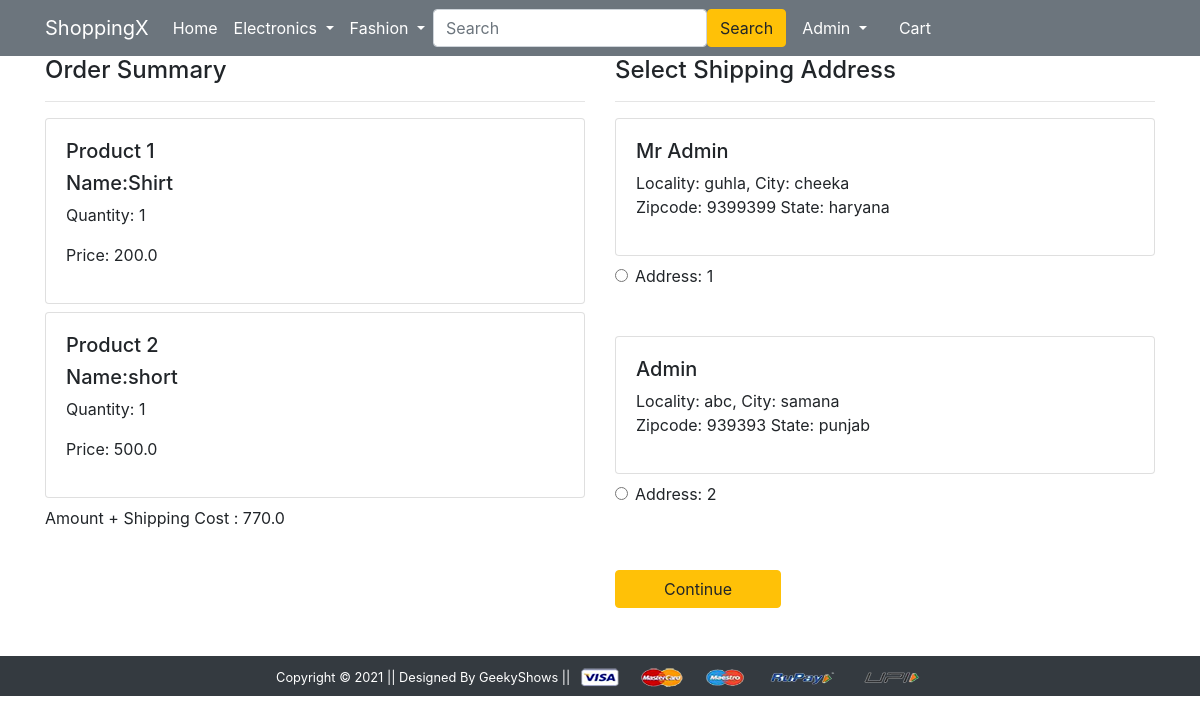
Screenshot of /checkout/ (signed in) with the database file from the repository.
### app/models.py (models this page shows, shortened)
class Cart(models.Model):
    user = models.ForeignKey(User,on_delete=models.CASCADE)
    userid = models.PositiveIntegerField(null=False)
    product = models.ForeignKey(Product,on_delete=models.CASCADE)
    quantity = models.PositiveIntegerField(default=1)

class Product(models.Model):
    title = models.CharField(max_length=100)
    selling_price = models.FloatField()
    discounted_price = models.FloatField()
    description = models.TextField()
    brand = models.CharField(max_length=100)
    category = models.CharField(choices=CATEGORY_CHOICES,max_length=2)
    product_image = models.ImageField(upload_to='productImage')

class Customer(models.Model):
    user = models.ForeignKey(User,on_delete=models.CASCADE)
    name = models.CharField(max_length=200)
    locality = models.CharField(max_length=200)
    city = models.CharField(max_length=50)
    zipcode = models.IntegerField()
    state = models.CharField(choices=STATE_CHOICES,max_length=50)

### app/views.py (the view)
# urls.py: path('checkout/', views.checkout, name='checkout'),
def checkout(request):
    customer = Customer.objects.filter(user=request.user)
    products = Cart.objects.filter(user=request.user)
    tempamount = 0.0
    totalamount = 0.0
    if products:
        for i in products:
            tempamount=(i.quantity * i.product.discounted_price)
            totalamount += tempamount
    totalamount += 70
    return render(request, 'app/checkout.html',{'customer':customer,'products':products,'totalamount':totalamount})

### app/templates/app/checkout.html
{% extends 'app/base.html' %} {% load static %} {% block title %}Buy Now{% endblock title %} {% block main-content %}
<div class="container">
    <div class="row ">
        <div class="col-6 ">
            <h4>Order Summary</h4>
            <hr>{% for i in products %}
            <div class="card mb-2 ">
                <div class="card-body">
                    <h5>Product {{forloop.counter}}</h5>
                    <h5> Name:{{i.product.title}}</h5>
                    <p>Quantity: {{i.quantity}}</p>
                    <p class="fw-bold">Price: {{i.product.discounted_price}}</p>
                </div>
            </div> {% endfor %}
            <p class="">Amount + Shipping Cost : {{totalamount}}</p>
        </div>
        <div class="col-6">
            <h4>Select Shipping Address</h4>
            <hr>
            <form action="/payment_done">
                {% for i in customer %}
                <div class="card">
                    <div class="card-body">
                        <h5 class="text-capitalize">{{i.name}}</h5>
                        <p>Locality: {{i.locality}}, City: {{i.city}} <br> Zipcode: {{i.zipcode}} State: {{i.state}} <br>
                        </p>
                    </div>
                </div>
                <div class="form-check mt-2 mb-5">
                    <input class="form-check-input" type="radio" id="custid{{forloop.counter}}" name="custid" value="{{i.id}}">
                    <label class="form-check-label fw-bold" for="">
                    Address: {{forloop.counter}} </label>
                </div>{% endfor %}
                <div class="text-end">
                    <button type="submit" class="btn btn-warning mt-3 px-5 fw-bold">Continue</button>
                </div>
            </form>
        </div>
    </div>
</div>{% endblock main-content %}

### app/templates/app/base.html (shortened to what this page needs)
<!doctype html> {% load static %}
<html lang="en">
<head>
    <link href="{% static 'app/css/bootstrap.min.css' %}" rel="stylesheet">
    <link rel="stylesheet" href="{% static 'app/css/owl.carousel.min.css' %}">
    <link rel="stylesheet" href="{% static 'app/css/all.min.css' %}">
    <link rel="stylesheet" href="{% static 'app/css/style.css' %}">
</head>
<body>
    <nav class="navbar navbar-expand-lg  navbar-dark bg-secondary">
        <div class="container">
            <a class="navbar-brand" href="/">ShoppingX</a>
            <div class="collapse navbar-collapse" id="navbarSupportedContent">
                <ul class="navbar-nav me-auto mb-2 mb-lg-0">
                    <li class="nav-item">
                        <a class="nav-link active" aria-current="page" href="/">Home</a>
                    </li>
                    <li class="nav-item dropdown">
                        <a class="nav-link dropdown-toggle text-white" href="#" id="electronicsDropdown" role="button" data-bs-toggle="dropdown" aria-expanded="false">
               Electronics
             </a>
                    </li>
                    <li class="nav-item dropdown">
                        <a class="nav-link dropdown-toggle text-white" href="#" id="fashionDropdown" role="button" data-bs-toggle="dropdown" aria-expanded="false">
               Fashion
             </a>
                    </li>
                </ul>
                <form class="d-flex">
                    <input class="form-control me-2" type="search" placeholder="Search" aria-label="Search">
                    <button class="btn btn-warning" type="submit">Search</button>
                </form>
                <div>
                    <ul class="navbar-nav me-auto mb-2 mb-lg-0">
                        {% if request.user.is_authenticated %}
                        <li class="nav-item dropdown mx-2">
                            <a class="nav-link dropdown-toggle text-white" href="#" id="profileDropdown" role="button" data-bs-toggle="dropdown" aria-expanded="false">
                                <span class="text-capitalize">{{user.username}}</span>
                            </a>
                        </li>
                        <li class="nav-item mx-2">
                            <a href="{% url 'showCart' %}" class="nav-link text-white"> Cart </a>
                        </li>
                        {% endif %}
                    </ul>
                </div>
            </div>
        </div>
    </nav>
    {% block banner_slider %} {% endblock banner_slider %} {% block livesale %} {% endblock livesale %} {% block main-content %} {% endblock main-content %}
    <footer class="container-fluid bg-dark text-center p-2 mt-5">
        <small class="text-white">Copyright &copy; 2021 || Designed By GeekyShows || </small>
        <img src="{% static 'app/images/payment.png' %}" alt="" srcset="" class="img-fluid" height="2px">
    </footer>
</body>
</html>
</html>

### rows the page displays
Cart: product "Shirt", quantity "1", product.discounted_price "200.0"
Cart: product "short", quantity "1", product.discounted_price "500.0"
Customer: name "Mr Admin", locality "guhla", city "cheeka", zipcode "9399399", state "haryana"
Customer: name "Admin", locality "abc", city "samana", zipcode "939393", state "punjab"

### other values shown
{{ user.username }} "Admin"
{{ totalamount }} "770.0"
